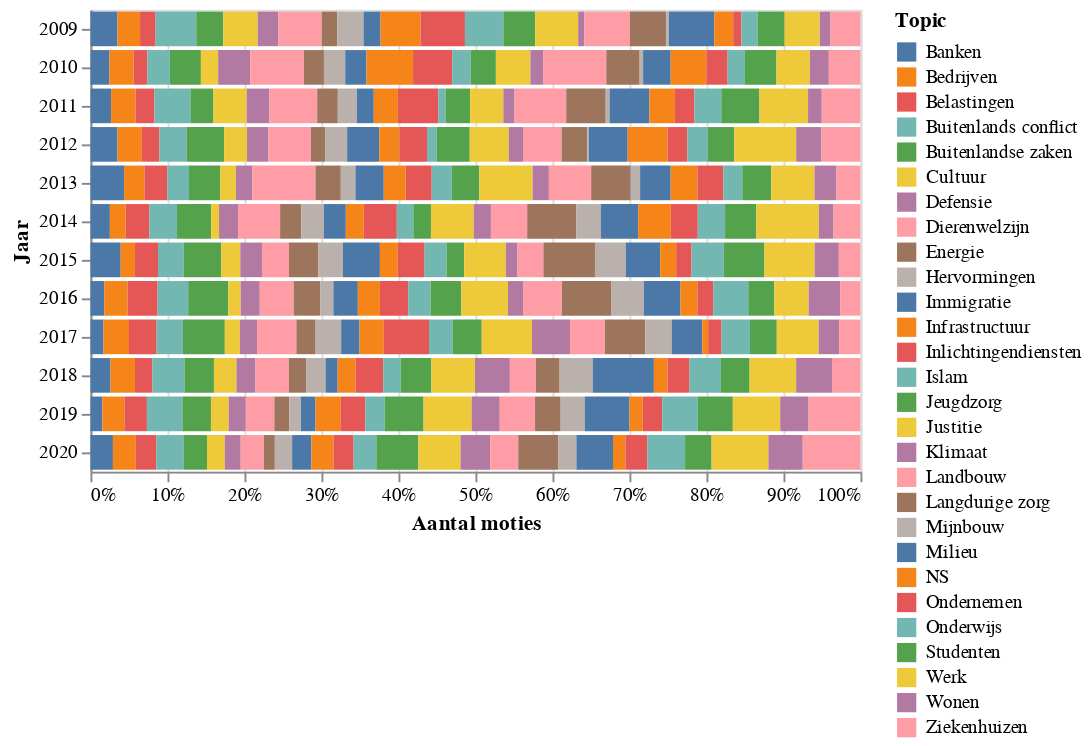

Notebook source saved alongside this figure:
### Markdown cell above
## Over welke onderwerpen worden het meeste moties ingediend?

### Code cell
# hide_input
# df.groupby(['Jaar', 'Topic']).size().unstack(fill_value=0)
source = df.groupby(['Jaar', 'Topic']).size().reset_index()
source = source.rename(columns={0:'Aantal moties'})
source.head()

# Overview of topic distribution over all years
import altair as alt
alt.Chart(source).mark_bar().encode(
    x=alt.X('Aantal moties:Q', stack='normalize',axis=alt.Axis(format='%')),
    y='Jaar:O',
    color=alt.Color('Topic:N'),
    # sort=alt.EncodingSortField('Aantal moties', order='descending'))
    # order=alt.Order('Aantal moties:Q',sort='descending')
    tooltip = 'Topic'
)

### Figure 1 — Vega-Lite specification as saved in the notebook (floating-point values rounded to 4 significant figures; data arrays with more than 128 entries replaced by an {"elided": "..."} marker saying what was removed)
{"config": {"view": {"continuousWidth": 400, "continuousHeight": 300}}, "data": {"name": "data-b5b2cf45e155fbadc4047f796aabca93"}, "mark": "bar", "encoding": {"color": {"type": "nominal", "field": "Topic"}, "tooltip": {"type": "nominal", "field": "Topic"}, "x": {"type": "quantitative", "axis": {"format": "%"}, "field": "Aantal moties", "stack": "normalize"}, "y": {"type": "ordinal", "field": "Jaar"}}, "$schema": "https://vega.github.io/schema/vega-lite/v4.8.1.json", "datasets": {"data-b5b2cf45e155fbadc4047f796aabca93": {"elided": "336 records"}}}
